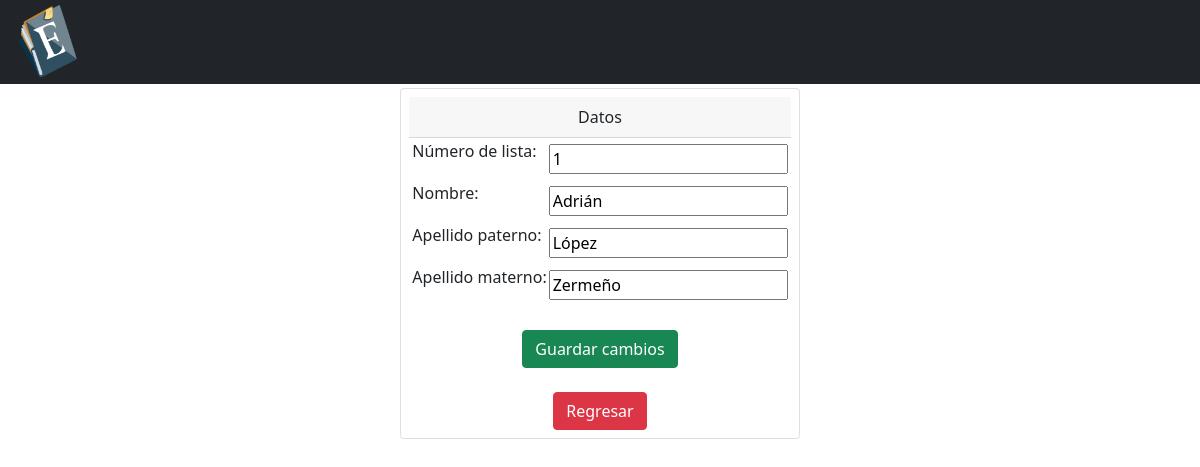
/Modificar_alumno.php?No_lista=1, run on the app's committed database.
### tables this page shows
CREATE TABLE `alumno` (
  `No_lista` int(11) NOT NULL,
  `Nombre` varchar(50) DEFAULT NULL,
  `Apellido_pat` varchar(30) DEFAULT NULL,
  `Apellido_mat` varchar(30) DEFAULT NULL
);

### Modificar_alumno.php (the view, shortened to what this page needs)
<?php
    include 'header.php';
	require('conexion.php');
	$No_lista=$_GET['No_lista'];
	$query="SELECT No_lista, Nombre, Apellido_pat, Apellido_mat FROM alumno WHERE No_lista='$No_lista'";
	$resultado=$mysqli->query($query);
	$row=mysqli_fetch_array($resultado);
?>
<html>
    <body>
    <div class="row">
        <div class="col-md-4"></div>
        <div align="center" class="col-md-4 p-1">
            <div class="card p-2">
                <div class="card-header">Datos</div>
                <form method="get" action="Modi_alumno.php" >
                    <table>
                        <tr>
                            <td>
                                <p>Número de lista: </p>
                            </td>
                            <td>
                                <input type="text" name="No_lista" class="texto" value="<?php echo $row['No_lista']; ?>">
                            </td>
                        </tr>
                        <tr>
                            <td>
                                <p>Nombre: </p>
                            </td>
                            <td>
                                <input type="text" name="Nombre" class="texto" value="<?php echo $row['Nombre']; ?>">
                            </td>
                        </tr>
                        <tr>
                            <td>
                                <p>Apellido paterno: </p>
                            </td>
                            <td>
                                <input type="text" name="Apellido_pat" class="texto" value="<?php echo $row['Apellido_pat']; ?>">
                            </td>
                        </tr>
                        <tr>
                            <td>
                                <p>Apellido materno: </p>
                            </td>
                            <td>
                                <input type="text" name="Apellido_mat" value="<?php echo $row['Apellido_mat']; ?>">
                            </td>
                        </tr>
                    </table>
                    <br>
                    <input type="submit" value="Guardar cambios" class="btn btn-success">
                    <br><br>
                    <a href="alumnos.php">
                        <input type="button" value="Regresar" class="btn btn-danger">
                    </a>
                </form>
            </div>
        </div>
    </div>
    </body>
</html>

### data on the page
alumno: No_lista "1", Nombre "Adrián", Apellido_pat "López", Apellido_mat "Zermeño"
